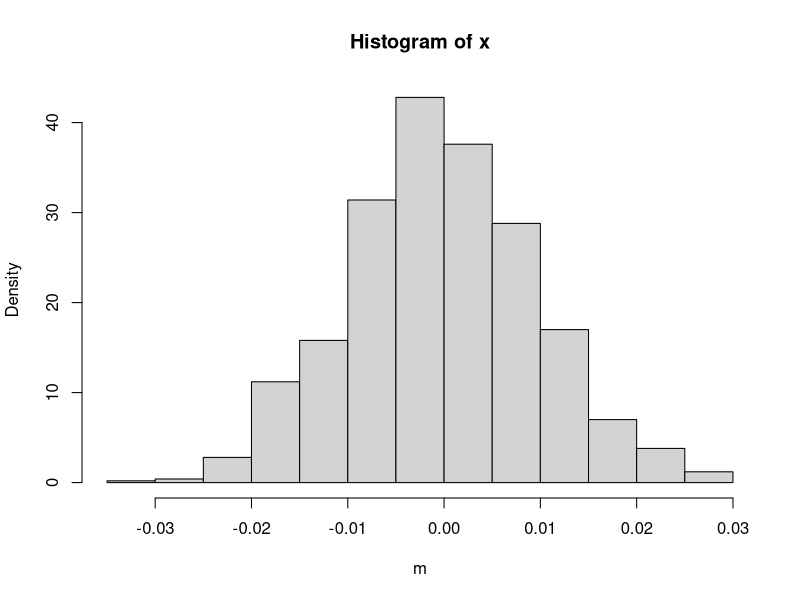
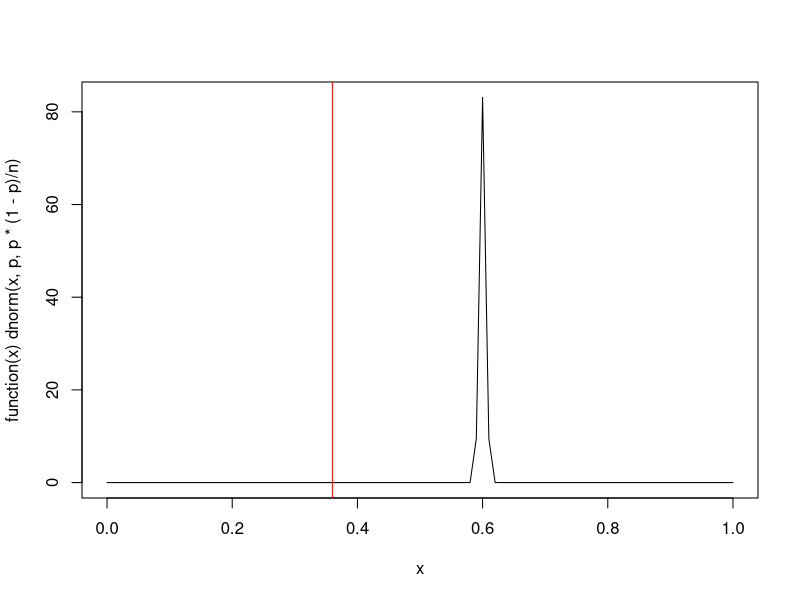
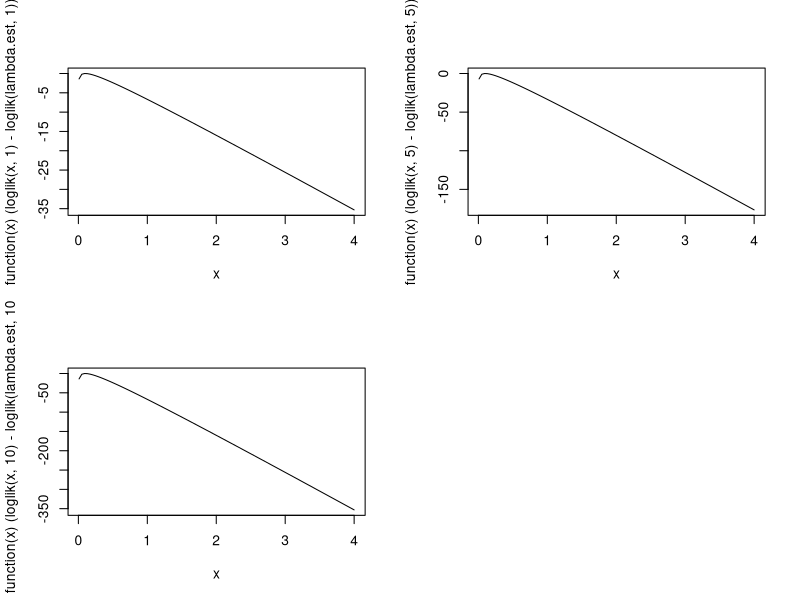

These charts were generated, in order, by the following R code:
## ---- chunk 1
knitr::opts_chunk$set(echo = TRUE)
## ---- chunk 2
library(MASS)

N <- 1000  # number of samples
n <- 10000  # size of the samples

data <- matrix(NA, N, n)
samps <- rep(NA, N)

for (i in 1:N) {
  data[i,] <- rnorm(n)
}
m <- apply(data, 1, mean)

hist.scott(m)
## ---- chunk 3
mean(m)
sd(m); 1/sqrt(n)
## ---- chunk 4
p <- 0.6
n <- 50

plot(function(x) dnorm(x, p, p*(1-p)/n))
abline(v = 18/n, col = "red")
## ---- chunk 5
n <- 1447
alpha <- 0.05
pi.h <- 0.65

Q <- qt(1-alpha/2, n)
left <- pi.h - sqrt(pi.h*(1-pi.h)/n) * Q
right <- pi.h + sqrt(pi.h*(1-pi.h)/n) * Q

left; right
## ---- chunk 6
# non funziona

y.bar <- 10
lambda.est <- 1 / y.bar

loglik <- function(lambda, n) {
  return(n*log(lambda) - lambda*n/lambda.est)
}

par(mfrow = c(2, 2))
plot(function(x) (loglik(x, 1) - loglik(lambda.est, 1)), xlim = c(0.01, 4))
plot(function(x) (loglik(x, 5) - loglik(lambda.est, 5)), xlim = c(0.01, 4))
plot(function(x) (loglik(x, 10) - loglik(lambda.est, 10)), xlim = c(0.01, 4))
## ---- chunk 7
n <- 116
pi.o <- 40 / n
pi.h <- 1/3

W = 2*n*log(pi.o*(1-pi.h)/(pi.h*(1-pi.o)))*pi.o + 2*n*log((1-pi.o)/(1-pi.h))
p.value <- pchisq(W, 1, lower.tail = FALSE)
p.value
## ---- chunk 8
n <- 116
pi.o <- 40 / n
pi.h <- 1/3

p.value <- pnorm((pi.o-pi.h)/(sqrt(pi.h*(1-pi.h)/n)), lower.tail = FALSE)
p.value
## ---- chunk 9
# Wald test
n <- 3402
pi.o <- 0.73
pi.h <- 0.5

t <- (pi.o-pi.h) / sqrt(pi.h*(1-pi.h) / n)
t
p.value <- pnorm(t, lower.tail = FALSE) * 2
p.value
## ---- chunk 10
# likelihood-ratio test
t <- 2*n*(pi.o*log(pi.o*(1-pi.h)/(pi.h*(1-pi.o))) + log((1-pi.o)/(1-pi.h)))
t
p.value <- pchisq(t, 1, lower.tail = FALSE)
p.value
## ---- chunk 11
n.f <- 1178
n.m <- 945
pi.f <- 1017 / n.f
pi.m <- 703 / n.m

t <- (pi.f-pi.m) / sqrt(pi.f*(1-pi.f)/n.f + pi.m*(1-pi.m)/n.m)
t

p.value <- pnorm(t, lower.tail = FALSE)*2
p.value
## ---- chunk 12
pi.c <- (703+1017) / (n.f+n.m)
t1 <- (pi.f-pi.m) / sqrt(pi.c*(1-pi.c)*(1/n.f+1/n.m))
t1

p.value1 <- pnorm(t1, lower.tail = FALSE)*2
p.value1
